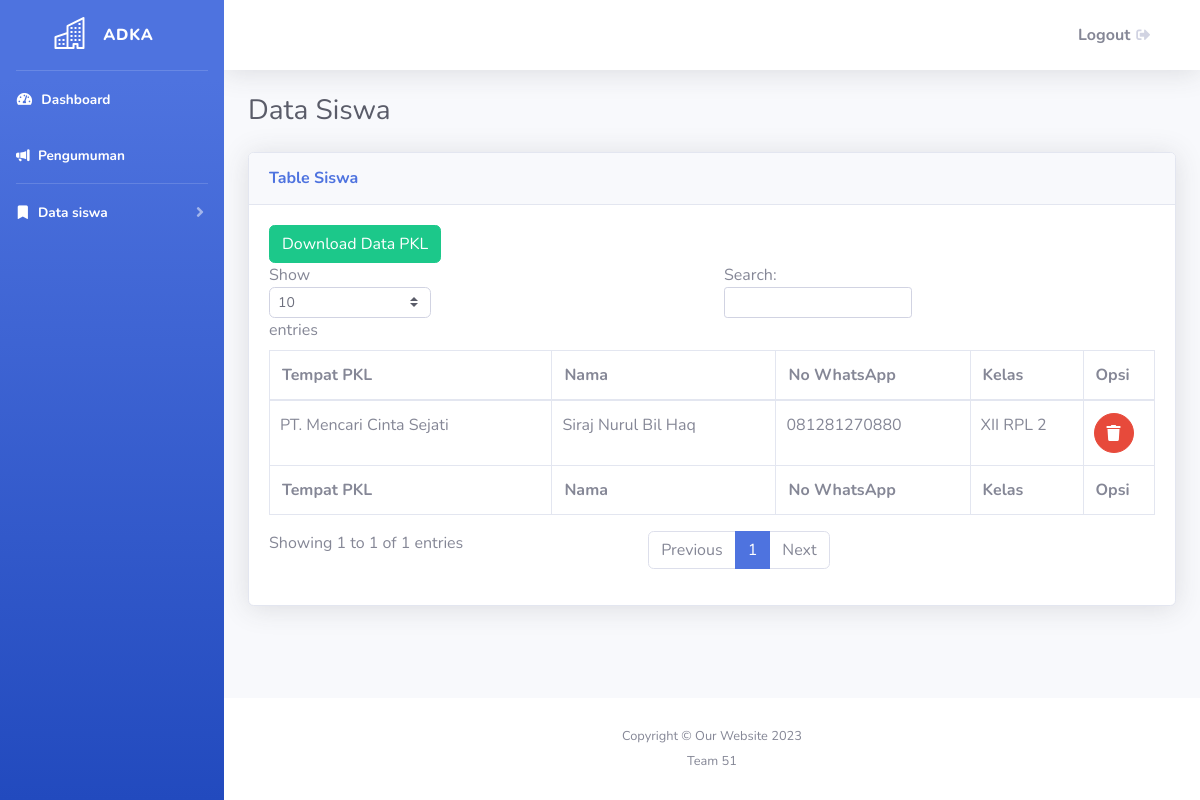
The page /public/pkl/data (signed in) on the database its author committed.
### tables this page shows
CREATE TABLE `tbl_pkl_daftar` (
  `id_daftar` int(11) NOT NULL,
  `id_info` int(11) NOT NULL,
  `id_siswa` int(11) NOT NULL
);

CREATE TABLE `tbl_sas_pkl` (
  `id_info` int(11) NOT NULL,
  `id_admin` int(11) NOT NULL,
  `title_info` varchar(50) NOT NULL,
  `deks_info` varchar(50) NOT NULL,
  `jml_pendaftar` int(11) NOT NULL,
  `created_by` int(11) NOT NULL,
  `created_at` timestamp NOT NULL DEFAULT current_timestamp()
);

CREATE TABLE `tbl_sas_siswa` (
  `id_siswa` int(11) NOT NULL,
  `name_siswa` varchar(50) NOT NULL,
  `nisn_siswa` varchar(10) NOT NULL,
  `address_siswa` varchar(255) NOT NULL,
  `noWA_siswa` varchar(255) NOT NULL,
  `id_jurusan` int(11) NOT NULL,
  `rombel_siswa` varchar(20) NOT NULL,
  `jurusan_siswa` varchar(50) NOT NULL,
  `foto_siswa` longblob NOT NULL,
  `status_siswa_active` tinyint(1) NOT NULL DEFAULT 1,
  `created_at` timestamp NOT NULL DEFAULT current_timestamp(),
  `updated_at` timestamp NOT NULL DEFAULT current_timestamp(),
  `created_by` int(11) DEFAULT NULL,
  `updated_by` int(11) DEFAULT NULL
);

### app/core/Controller.php (called while the page is built, shortened)
<?php
class Controller {
    public function view($view, $data = [])
    {
        require_once '../app/views/' . $view . '.php';
    }
    public function model($model)
    {
        return new $model;
    }
}

### app/controllers/Pkl.php (called while the page is built, shortened)
<?php
class Pkl extends Controller {
    public function data()
    {
        $data['judul'] = 'Pelatihan Kerja Lapangan';
        $data['pkl'] = $this->model('Pkl_model')->downloadPkl();
        $this->view('pkl/data', $data);
    }
}

### app/core/App.php (called while the page is built, shortened)
<?php
class App {
    protected $method = 'index';
    protected $params = [];
    public function __construct()
    {
        $url = $this->parseURL();
        if (!empty($url)) {
            if (file_exists('../app/controllers/' . $url[0] . '.php')) {
                unset($url[0]);
            }
        }
        $this->controller = new $this->controller;
        if( isset($url[1]) ) {
            if( method_exists($this->controller, $url[1]) ) {
                $this->method = $url[1];
            }
        }
        call_user_func_array([$this->controller, $this->method], $this->params);
    }
    public function parseURL()
    {
        if( isset($_GET['url']) ) {
            $url = rtrim($_GET['url'], '/');
            $url = filter_var($url, FILTER_SANITIZE_URL);
            $url = explode('/', $url);
            return $url;
        }
    }
}

### public/index.php (called while the page is built, shortened)
<?php
$app = new App();
?>

### app/core/Database.php (called while the page is built, shortened)
<?php
class Database {
    private $host = DB_HOST;
    private $user = DB_USER;
    private $pass = DB_PASS;
    private $db_name = DB_NAME;
    private $dbh;
    private $stmt;
    public function __construct()
    {
        $dsn = 'mysql:host=' . $this->host . ';dbname=' . $this->db_name;
        $option = [
            PDO::ATTR_PERSISTENT => true,
            PDO::ATTR_ERRMODE => PDO::ERRMODE_EXCEPTION
        ];
        try {
            $this->dbh = new PDO($dsn, $this->user, $this->pass, $option);
        } catch(PDOException $e) {
            die($e->getMessage());
        }
    }
    public function query($query)
    {
        $this->stmt = $this->dbh->prepare($query);
    }
    public function execute()
    {
        $this->stmt->execute();
    }
    public function resultSet()
    {
        $this->execute();
        return $this->stmt->fetchAll(PDO::FETCH_ASSOC);
    }
}

### app/models/Pkl_model.php (called while the page is built, shortened)
<?php
class pkl_model {
    private $db;
    public function __construct()
    {
        $this->db = new Database;
    }
    public function downloadPkl()
    {
        $this->db->query('SELECT
        pkl_daftar.id_daftar,
        pkl_daftar.id_info,
        pkl_daftar.id_siswa,
        pkl.title_info,
        siswa.name_siswa,
        siswa.rombel_siswa,
        siswa.noWA_siswa
        FROM
            tbl_pkl_daftar AS pkl_daftar
        JOIN
            tbl_sas_pkl AS pkl ON pkl_daftar.id_info = pkl.id_info
        JOIN
            tbl_sas_siswa AS siswa ON pkl_daftar.id_siswa = siswa.id_siswa;
        ');
        return $this->db->resultSet();
    }
}
?>

### app/views/pkl/data.php (the view, shortened to what this page needs)
<!DOCTYPE html>
<html lang="en">
<head>
    <link href="../vendor/fontawesome-free/css/all.min.css" rel="stylesheet" type="text/css">
    <link href="../css/sb-admin-2.min.css" rel="stylesheet">
    <link rel="stylesheet" href="https://cdn.jsdelivr.net/npm/bootstrap-icons@1.11.1/font/bootstrap-icons.css">
</head>
<body id="page-top">
    <div id="wrapper">
        <ul class="navbar-nav bg-gradient-primary sidebar sidebar-dark accordion" id="accordionSidebar">
            <a class="sidebar-brand d-flex align-items-center justify-content-center" href="#">
                <div class="sidebar-brand-icon">
                    <i class="bi bi-buildings"></i>
                </div>
                <div class="sidebar-brand-text mx-3">Adka</div>
            </a>
            <hr class="sidebar-divider my-0">
            <li class="nav-item active">
                <a class="nav-link" href="../home">
                    <i class="fas fa-fw fa-tachometer-alt"></i>
                    <span>Dashboard</span></a>
            </li>
            <li class="nav-item active">
                <a class="nav-link" href="../announcements">
                    <i class="bi bi-megaphone-fill"></i>
                    <span>Pengumuman</span></a>
            </li>
            <hr class="sidebar-divider my-0">
            <?php
            if (isset($_SESSION['email'])) {
                echo '<li class="nav-item active">';
                echo '    <a class="nav-link collapsed" href="#" data-toggle="collapse" data-target="#collapseTwo"';
                echo '        aria-expanded="true" aria-controls="collapseTwo">';
                echo '        <i class="bi bi-bookmark-fill"></i>';
                echo '        <span>Data siswa</span>';
                echo '    </a>';
                echo '</li>';
            }
            ?>
        </ul>
        <div id="content-wrapper" class="d-flex flex-column">
            <div id="content">
                <nav class="navbar navbar-expand navbar-light bg-white topbar mb-4 static-top shadow">
                    <ul class="navbar-nav ml-auto">
                        <li class="nav-item dropdown no-arrow">
                            <a class="dropdown-item" href="#" data-toggle="modal" data-target="#logoutModal" href="logout.php">
                                <span class="text-secondary font-weight-bold">Logout</span>
                                <i class="fas fa-sign-out-alt fa-sm fa-fw mr-2 text-gray-400"></i>
                            </a>
                        </li>
                    </ul>
                </nav>
                <div class="container-fluid">
    <div class="d-sm-flex align-items-center justify-content-between mb-4">
        <h1 class="h3 mb-0 text-gray-800">Data Siswa</h1>
    </div>
    <div class="card shadow mb-4">
        <div class="card-header py-3">
            <h6 class="m-0 font-weight-bold text-primary">Table Siswa</h6>
        </div>
        <div class="card-body">
            <div class="table-responsive">
                <table class="table table-bordered" id="dataTable" width="100%" cellspacing="0">
                <?php if (isset($firstPkl['id_info'])) : ?>
                    <button type="button" onclick="downloadData()" class="btn btn-success" id="downloadButton">
                        Download Data PKL
                    </button>
                <?php endif; ?>
                    <thead>
                        <tr>
                            <th>Tempat PKL</th>
                            <th>Nama</th>
                            <th>No WhatsApp</th>
                            <th>Kelas</th>
                            <th>Opsi</th>
                        </tr>
                    </thead>
                    <tfoot>
                        <tr>
                            <th>Tempat PKL</th>
                            <th>Nama</th>
                            <th>No WhatsApp</th>
                            <th>Kelas</th>
                            <th>Opsi</th>
                        </tr>
                    </tfoot>
                    <tbody>
                    <?php
                    foreach ($data['pkl'] as $pklData) {
                        echo "<tr>";
                        echo "<td style='padding-right:10px;padding-left:10px;'>" . $pklData["title_info"] . "</td>";
                        echo "<td style='padding-right:10px;padding-left:10px;'>" . $pklData["name_siswa"] . "</td>";
                        echo "<td style='padding-right:10px;padding-left:10px;'>" . $pklData["noWA_siswa"] . "</td>";
                        echo "<td style='padding-right:10px;padding-left:10px;'>" . $pklData["rombel_siswa"] . "</td>";
                        echo "<td style='padding-right:10px;padding-left:10px;'>
                            <button class='btn btn-danger btn-circle' onclick='hapusSiswa(" . $pklData['id_daftar'] . ")'>
                                <i class='fas fa-trash'></i>
                            </button>
                        </td>";
                        echo "</tr>";
                    }
                    ?>
                    </tbody>
                </table>
            </div>
        </div>
    </div>
</div>
</div>
            <footer class="sticky-footer bg-white">
                <div class="container my-auto">
                    <div class="copyright text-center my-auto">
                        <span>Copyright &copy; Our Website <?= date("Y") ?></span><br><br>
                        <span>Team 51</span>
                    </div>
                </div>
            </footer>
        </div>
    </div>
</body>
</html>

### rows shown on the page
tbl_pkl_daftar: id_info.title_info "PT. Mencari Cinta Sejati", id_siswa.name_siswa "Siraj Nurul Bil Haq", id_siswa.noWA_siswa "081281270880", id_siswa.rombel_siswa "XII RPL 2"
